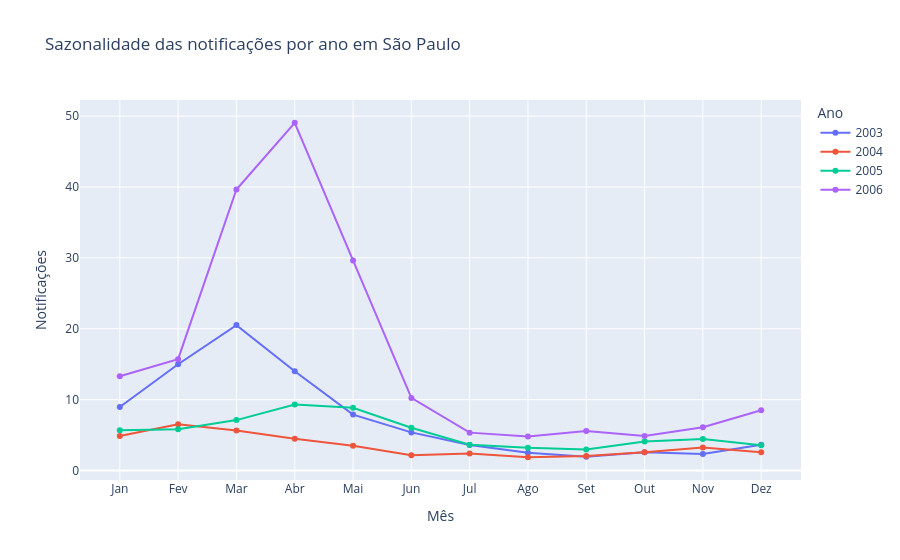

Write notebook code for a chart like this one.
### Code cell
fig = px.line(
    df_sazonalidade,
    x="Mês",
    y="Notificações",
    color="Ano",
    markers=True,
    labels={
        "Mês": "Mês",
        "Notificações": "Notificações",
        "Ano": "Ano"
    },
    title="Sazonalidade das notificações por ano em São Paulo"
)

fig.update_layout(
    xaxis=dict(
        tickmode="array",
        tickvals=list(range(1, 13)),
        ticktext=[
            "Jan", "Fev", "Mar", "Abr",
            "Mai", "Jun", "Jul", "Ago",
            "Set", "Out", "Nov", "Dez"
        ]
    )
)

fig.show()

### Figure 1 — Plotly figure (JSON) as saved in the notebook; plotly's stock layout.template omitted (floating-point values rounded to 4 significant figures)
{"data": [{"hovertemplate": "Ano=2003<br>Mês=%{x}<br>Notificações=%{y}<extra></extra>", "legendgroup": "2003", "line": {"color": "#636efa", "dash": "solid"}, "marker": {"symbol": "circle"}, "mode": "lines+markers", "name": "2003", "orientation": "v", "showlegend": true, "type": "scatter", "x": [1, 2, 3, 4, 5, 6, 7, 8, 9, 10, 11, 12], "xaxis": "x", "y": [8.964, 15.0, 20.52, 14.0, 7.889, 5.381, 3.619, 2.5, 1.952, 2.565, 2.333, 3.652], "yaxis": "y"}, {"hovertemplate": "Ano=2004<br>Mês=%{x}<br>Notificações=%{y}<extra></extra>", "legendgroup": "2004", "line": {"color": "#EF553B", "dash": "solid"}, "marker": {"symbol": "circle"}, "mode": "lines+markers", "name": "2004", "orientation": "v", "showlegend": true, "type": "scatter", "x": [1, 2, 3, 4, 5, 6, 7, 8, 9, 10, 11, 12], "xaxis": "x", "y": [4.88, 6.52, 5.643, 4.478, 3.5, 2.15, 2.421, 1.875, 2.056, 2.591, 3.238, 2.571], "yaxis": "y"}, {"hovertemplate": "Ano=2005<br>Mês=%{x}<br>Notificações=%{y}<extra></extra>", "legendgroup": "2005", "line": {"color": "#00cc96", "dash": "solid"}, "marker": {"symbol": "circle"}, "mode": "lines+markers", "name": "2005", "orientation": "v", "showlegend": true, "type": "scatter", "x": [1, 2, 3, 4, 5, 6, 7, 8, 9, 10, 11, 12], "xaxis": "x", "y": [5.682, 5.826, 7.115, 9.308, 8.852, 6.04, 3.636, 3.2, 2.957, 4.1, 4.44, 3.583], "yaxis": "y"}, {"hovertemplate": "Ano=2006<br>Mês=%{x}<br>Notificações=%{y}<extra></extra>", "legendgroup": "2006", "line": {"color": "#ab63fa", "dash": "solid"}, "marker": {"symbol": "circle"}, "mode": "lines+markers", "name": "2006", "orientation": "v", "showlegend": true, "type": "scatter", "x": [1, 2, 3, 4, 5, 6, 7, 8, 9, 10, 11, 12], "xaxis": "x", "y": [13.31, 15.71, 39.65, 49.07, 29.65, 10.25, 5.348, 4.8, 5.571, 4.885, 6.12, 8.5], "yaxis": "y"}], "layout": {"legend": {"title": {"text": "Ano"}, "tracegroupgap": 0}, "title": {"text": "Sazonalidade das notificações por ano em São Paulo"}, "xaxis": {"anchor": "y", "domain": [0, 1], "tickmode": "array", "ticktext": ["Jan", "Fev", "Mar", "Abr", "Mai", "Jun", "Jul", "Ago", "Set", "Out", "Nov", "Dez"], "tickvals": [1, 2, 3, 4, 5, 6, 7, 8, 9, 10, 11, 12], "title": {"text": "Mês"}}, "yaxis": {"anchor": "x", "domain": [0, 1], "title": {"text": "Notificações"}}}}
